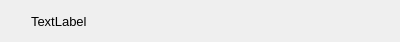
<?xml version="1.0" encoding="UTF-8"?>
<ui version="4.0">
 <class>CustomWidgetItem</class>
 <widget class="QWidget" name="CustomWidgetItem">
  <property name="geometry">
   <rect>
    <x>0</x>
    <y>0</y>
    <width>400</width>
    <height>40</height>
   </rect>
  </property>
  <property name="windowTitle">
   <string>Form</string>
  </property>
  <layout class="QVBoxLayout" name="verticalLayout">
   <item>
    <layout class="QHBoxLayout" name="horizontalLayout">
     <item>
      <spacer name="horizontalSpacer">
       <property name="orientation">
        <enum>Qt::Horizontal</enum>
       </property>
       <property name="sizeType">
        <enum>QSizePolicy::Minimum</enum>
       </property>
       <property name="sizeHint" stdset="0">
        <size>
         <width>20</width>
         <height>20</height>
        </size>
       </property>
      </spacer>
     </item>
     <item>
      <widget class="QLabel" name="label">
       <property name="font">
        <font>
         <pointsize>10</pointsize>
        </font>
       </property>
       <property name="text">
        <string>TextLabel</string>
       </property>
      </widget>
     </item>
     <item>
      <spacer name="horizontalSpacer_2">
       <property name="orientation">
        <enum>Qt::Horizontal</enum>
       </property>
       <property name="sizeHint" stdset="0">
        <size>
         <width>40</width>
         <height>20</height>
        </size>
       </property>
      </spacer>
     </item>
    </layout>
   </item>
  </layout>
 </widget>
 <resources/>
 <connections/>
</ui>
